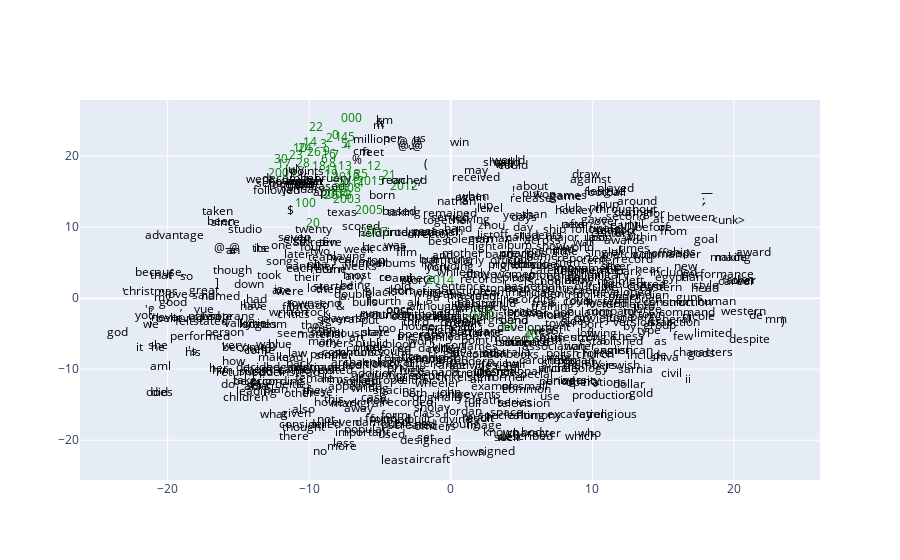

The code cell stored with this chart in its notebook:
### Code cell
numeric = embeddings_df_tsne.index.str.isnumeric()
color = np.where(numeric, "green", "black")
fig = go.Figure()

fig.add_trace(
    go.Scatter(
        x=embeddings_df_tsne[0],
        y=embeddings_df_tsne[1],
        mode="text",
        text=embeddings_df_tsne.index,
        textposition="middle center",
        textfont=dict(color=color),
    )
)
# fig.write_html("word2vec_visualization.html")
fig

### Figure 1 — Plotly figure (JSON) as saved in the notebook; plotly's stock layout.template omitted (floating-point values rounded to 4 significant figures; data arrays with more than 128 entries replaced by an {"elided": "..."} marker saying what was removed)
{"data": [{"mode": "text", "text": {"elided": "721 str values"}, "textfont": {"color": {"elided": "721 str values"}}, "textposition": "middle center", "type": "scatter", "x": {"elided": "721 float values"}, "y": {"elided": "721 float values"}}], "layout": {}}
